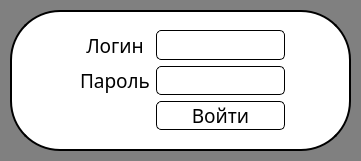
<?xml version="1.0" encoding="UTF-8"?>
<ui version="4.0">
 <class>User_Window</class>
 <widget class="QMainWindow" name="User_Window">
  <property name="geometry">
   <rect>
    <x>0</x>
    <y>0</y>
    <width>361</width>
    <height>161</height>
   </rect>
  </property>
  <property name="minimumSize">
   <size>
    <width>361</width>
    <height>161</height>
   </size>
  </property>
  <property name="maximumSize">
   <size>
    <width>361</width>
    <height>161</height>
   </size>
  </property>
  <property name="windowTitle">
   <string>Пользователь</string>
  </property>
  <property name="windowIcon">
   <iconset>
    <normaloff>../icons/user.ico</normaloff>../icons/user.ico</iconset>
  </property>
  <property name="styleSheet">
   <string notr="true">#User_Window{
background: gray;
}

#UserFrame{
background: white;
border-radius: 50px;
border: 2px solid black;
}

QPushButton{
border-radius: 5px;
border: 1px solid black;
background-color: qlineargradient(x1: 0, y1: 0, x2: 0, y2: 1,
                                       stop: 0 #f6f7fa, stop: 1 #fed5ff);
}

QPushButton:hover{
background-color: qlineargradient(x1: 0, y1: 0, x2: 0, y2: 1,
                                       stop: 0 #f6f7fa, stop: 1 #dadbde);
}

QPushButton:pressed{
background-color: qlineargradient(x1: 0, y1: 0, x2: 0, y2: 1,
                                       stop: 0 #dadbde, stop: 1 #55aa7f);
}

QLineEdit{
border-radius: 5px;
border: 1px solid black;
}</string>
  </property>
  <widget class="QWidget" name="centralwidget">
   <widget class="QFrame" name="UserFrame">
    <property name="geometry">
     <rect>
      <x>10</x>
      <y>10</y>
      <width>341</width>
      <height>141</height>
     </rect>
    </property>
    <property name="toolTip">
     <string/>
    </property>
    <property name="frameShape">
     <enum>QFrame::StyledPanel</enum>
    </property>
    <property name="frameShadow">
     <enum>QFrame::Raised</enum>
    </property>
    <widget class="QWidget" name="gridLayoutWidget">
     <property name="geometry">
      <rect>
       <x>70</x>
       <y>20</y>
       <width>205</width>
       <height>100</height>
      </rect>
     </property>
     <layout class="QGridLayout" name="gridLayout">
      <item row="0" column="0">
       <widget class="QLabel" name="label_2">
        <property name="font">
         <font>
          <family>Century Gothic</family>
          <pointsize>14</pointsize>
         </font>
        </property>
        <property name="text">
         <string>Логин</string>
        </property>
        <property name="alignment">
         <set>Qt::AlignCenter</set>
        </property>
       </widget>
      </item>
      <item row="1" column="1">
       <widget class="QLineEdit" name="edit_password">
        <property name="font">
         <font>
          <family>Century Gothic</family>
          <pointsize>14</pointsize>
         </font>
        </property>
        <property name="toolTip">
         <string>&lt;html&gt;&lt;head/&gt;&lt;body&gt;&lt;p&gt;15 символов&lt;/p&gt;&lt;/body&gt;&lt;/html&gt;</string>
        </property>
        <property name="inputMask">
         <string/>
        </property>
        <property name="maxLength">
         <number>15</number>
        </property>
        <property name="echoMode">
         <enum>QLineEdit::Password</enum>
        </property>
       </widget>
      </item>
      <item row="1" column="0">
       <widget class="QLabel" name="label">
        <property name="font">
         <font>
          <family>Century Gothic</family>
          <pointsize>14</pointsize>
         </font>
        </property>
        <property name="text">
         <string>Пароль</string>
        </property>
        <property name="alignment">
         <set>Qt::AlignCenter</set>
        </property>
       </widget>
      </item>
      <item row="0" column="1">
       <widget class="QLineEdit" name="edit_login">
        <property name="font">
         <font>
          <family>Century Gothic</family>
          <pointsize>14</pointsize>
         </font>
        </property>
        <property name="toolTip">
         <string>&lt;html&gt;&lt;head/&gt;&lt;body&gt;&lt;p&gt;15 символов&lt;/p&gt;&lt;/body&gt;&lt;/html&gt;</string>
        </property>
        <property name="maxLength">
         <number>15</number>
        </property>
       </widget>
      </item>
      <item row="2" column="0">
       <spacer name="horizontalSpacer">
        <property name="orientation">
         <enum>Qt::Horizontal</enum>
        </property>
        <property name="sizeHint" stdset="0">
         <size>
          <width>40</width>
          <height>20</height>
         </size>
        </property>
       </spacer>
      </item>
      <item row="2" column="1">
       <widget class="QPushButton" name="bttn_log">
        <property name="font">
         <font>
          <family>Century Gothic</family>
          <pointsize>14</pointsize>
         </font>
        </property>
        <property name="text">
         <string>Войти</string>
        </property>
       </widget>
      </item>
     </layout>
    </widget>
   </widget>
  </widget>
 </widget>
 <resources/>
 <connections/>
</ui>
